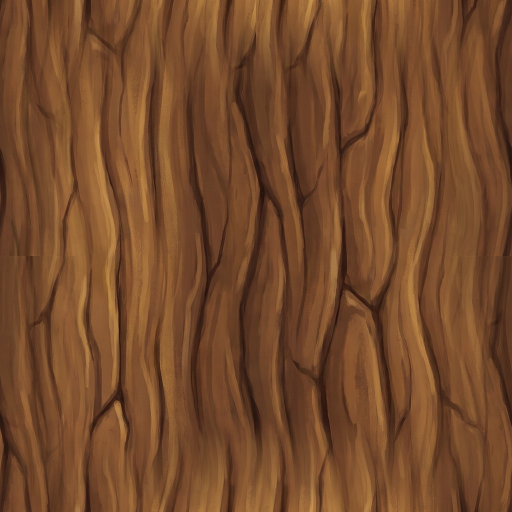
#> input picture game/bark2.jpg, 1024 x 1024 px, given in place of floor.png, which was not available (shown at 1/2 size)
$ python pack.py
#> lines starting #> are read from the running program, lines starting #| are printed output that depends on the picture
# Fal wood scans -> seamless (wraps both ways) 2048x1024 textures for the per-board plank shader
from PIL import Image
import numpy as np
def seamless(a,b=0.2):
    h,w,_=a.shape;o=np.roll(np.roll(a,h//2,0),w//2,1)
    y=np.minimum(np.arange(h),h-1-np.arange(h))/(h*b);x=np.minimum(np.arange(w),w-1-np.arange(w))/(w*b)
    m=np.clip(np.minimum.outer(np.clip(y,0,1),np.clip(x,0,1)),0,1)[...,None];m=m*m*(3-2*m)
    return a*m+o*(1-m)
if __name__=="__main__":
 for k,out in [('floor','wood-floor.jpg'),('wall','wood-wall.jpg'),('dark','wood-dark.jpg')]:
     a=np.asarray(Image.open(k+'.png').convert('RGB').resize((2048,1024),Image.LANCZOS)).astype(float)
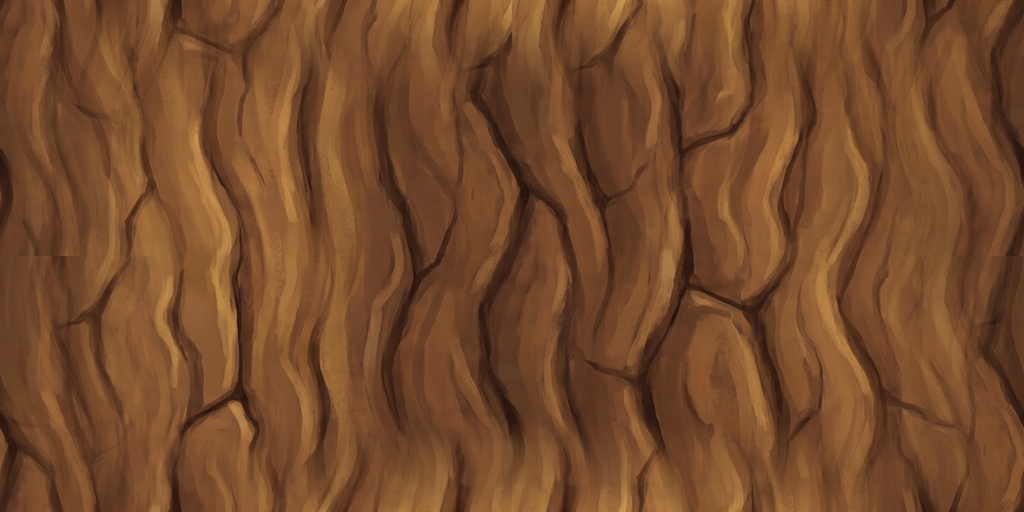
#> a: shape (1024, 2048, 3) float64 (shown at 1/2 size); mean R, G, B 117.4, 74, 43
     # flatten big lighting gradients so tiling doesn't show
     from PIL import ImageFilter
     blur=np.asarray(Image.fromarray(a.astype('uint8')).filter(ImageFilter.GaussianBlur(160))).astype(float)
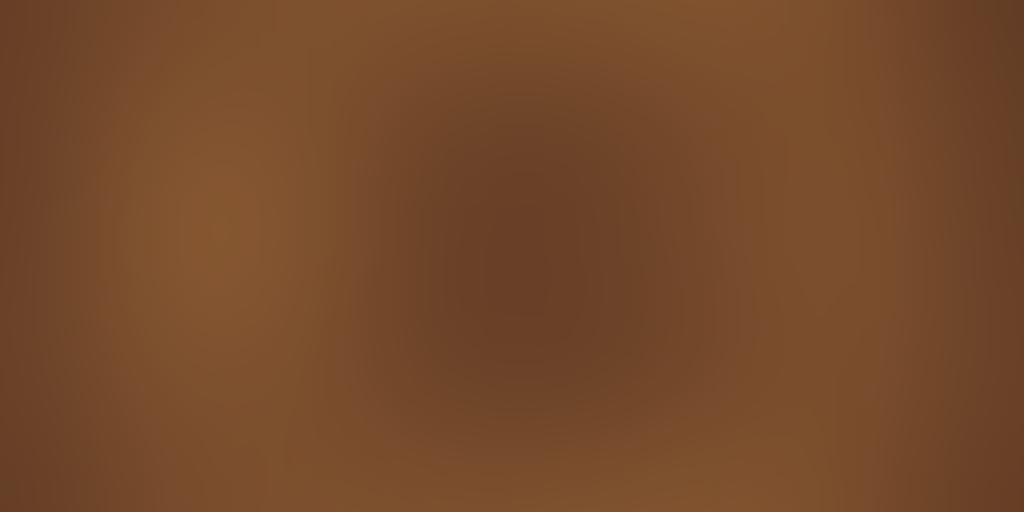
#> blur: shape (1024, 2048, 3) float64 (shown at 1/2 size); mean R, G, B 117.1, 73.9, 43
     a=a/np.maximum(blur,1)*blur.mean(axis=(0,1))
     t=seamless(a)
#> in seamless, `o = np.roll(np.roll(a, h // 2, 0), w // 2, 1)`:
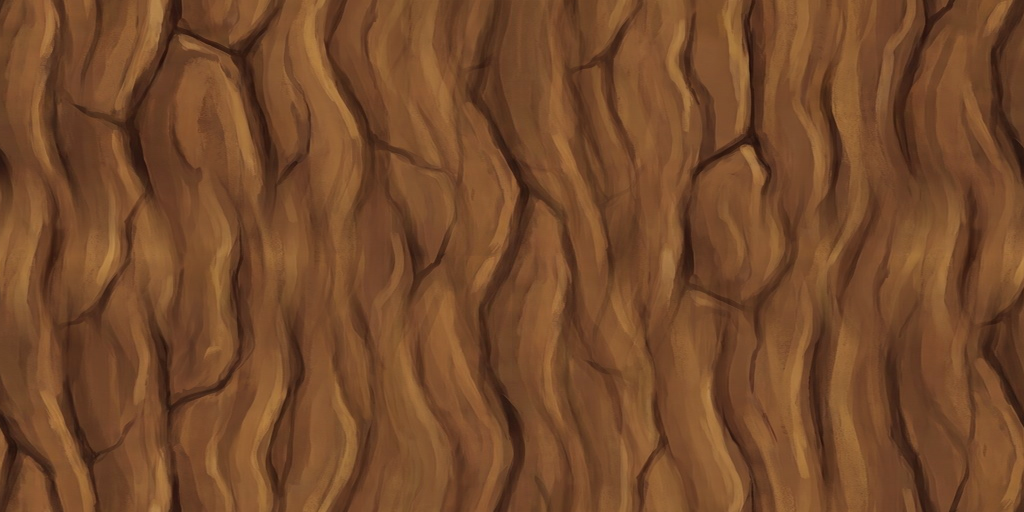
#> o: shape (1024, 2048, 3) float64 (shown at 1/2 size); mean R, G, B 117.2, 73.8, 42.9
#> in seamless, `return a*m+o*(1-m)`:
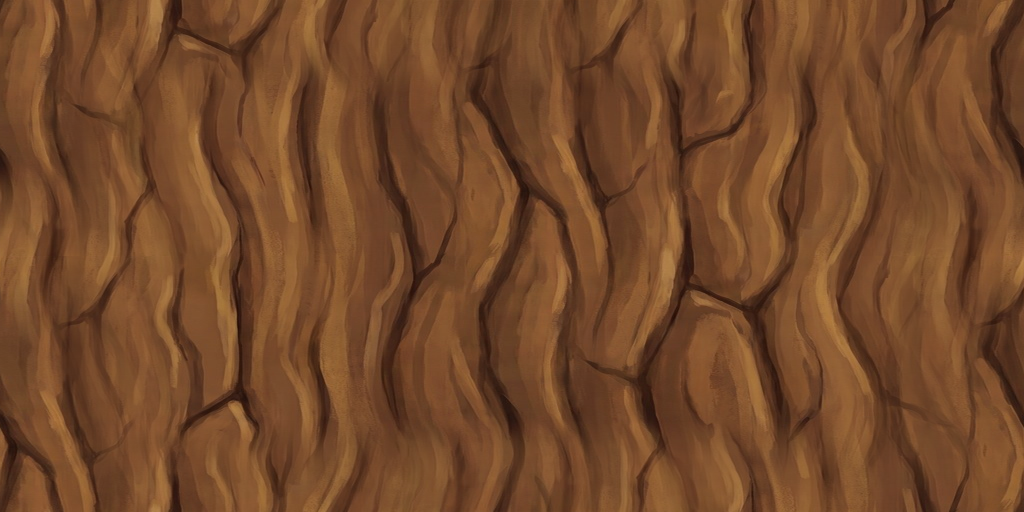
#> returned value: shape (1024, 2048, 3) float64 (shown at 1/2 size); mean of channels 0, 1, 2 116.4, 73.3, 42.7; drawn as R, G, B
     Image.fromarray(t.clip(0,255).astype('uint8')).save('../../game/'+out,quality=86,optimize=True,progressive=True)
#> pass 2 of the loop `for k,out in [('floor','wood-floor.jpg'),('wall','wood-wall.jpg'),('da..`:
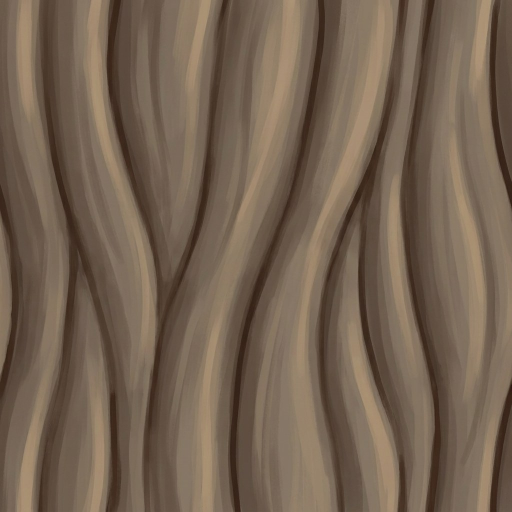
#> input picture game/bark3.jpg, 1024 x 1024 px, given in place of wall.png, which was not available (shown at 1/2 size)
#> `blur=np.asarray(Image.fromarray(a.astype('uint8')).filter(ImageFilter...`:
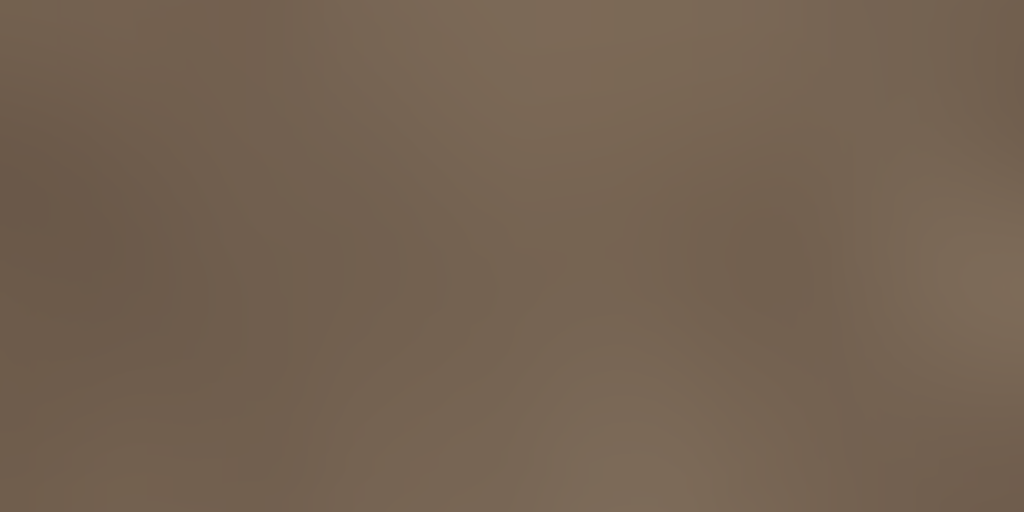
#> blur: shape (1024, 2048, 3) float64 (shown at 1/2 size); mean R, G, B 116.2, 98.1, 81.1
#> in seamless (call 2), `return a*m+o*(1-m)`:
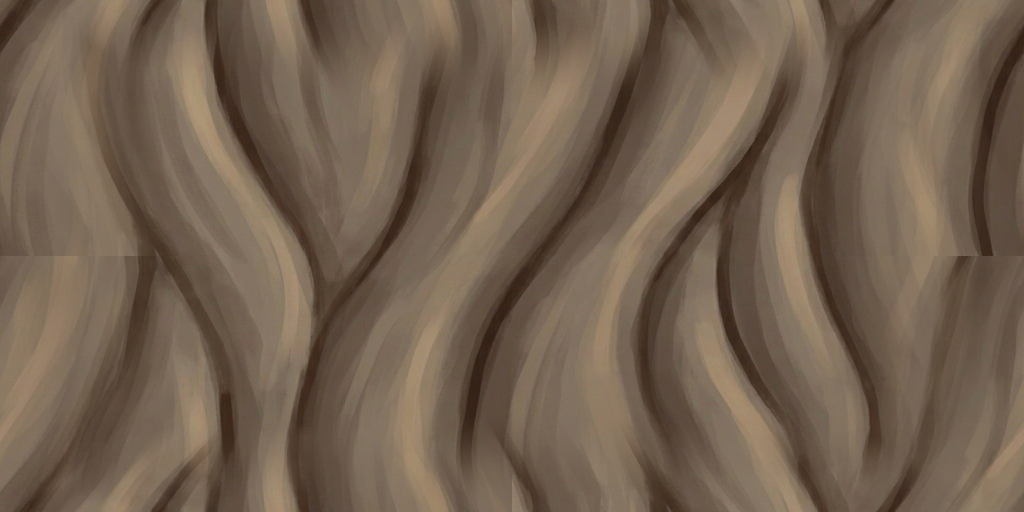
#> returned value: shape (1024, 2048, 3) float64 (shown at 1/2 size); mean of channels 0, 1, 2 115.8, 97.8, 80.8; drawn as R, G, B
